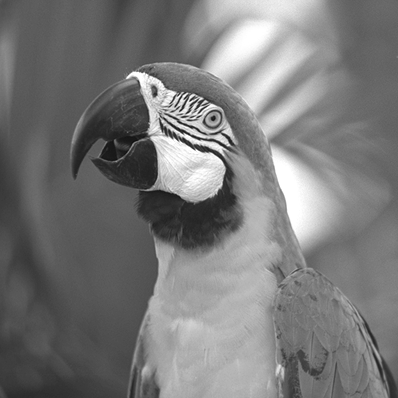
#> input picture im/parrotgray.png, 398 x 398 px
$ jupyter execute Aicha_BOUJANDAR.ipynb
#> lines starting #> are read from the running program, lines starting #| are printed output that depends on the picture
# Expérience 5.4 : Denoising with a total generalized variation prior

Dans cette expérience, on considère un problème de débruitage d'une image observée $y \sim \textit{N}(x,\sigma^2I)$ avec $\sigma >0$ et la loi à priori :
$$p(x|\theta^1,\theta^2) = \frac{1}{Z(\theta^1,\theta^2)} exp\{-TGV_{\theta^1,\theta^2}^2(x) - \epsilon ||x||^2_2\}$$
Avec $\epsilon>0$ et $TGV_{\theta^1,\theta^2}^2(x)$ est une généralisation du second ordre de la régularisation TV, et est définie pour tout $(\theta^1,\theta^2) \in [0,+\infty)^2$ et $x \in \mathbb{R}^d$ par :
$$TGV_{\theta^1,\theta^2}^2(x) = \min\limits_{r \in \mathbb{R}^{2d}} \theta^1||r||_{1,2} + \theta^2 ||J(\Delta x-r)||_{1,Frob}$$
Avec $ \Delta = (\Delta^v,\Delta^h)$  l'opérateur gradient qui calcule les différences horizontales et verticales du premier ordre entre les pixels, et $J$ l'opérateur qui calcule le jacobien du gradient de l'image afin d'obtenir des informations du second ordre sur l'image.

Le problème de débruitage consiste ainsi à chercher l'image  $\hat{x}_{MAP}$ qui résout le problème :

$$argmin_{x \in \mathbb{R}^d} \frac{1}{2\sigma^2} ||y-x||^2_2 + TGV^2_{\theta^1,\theta^2}(x) + \epsilon ||x||^2_2 $$

L'utilisation de la régularisation TGV nécessite de bien choisir les paramètres $(\theta^1,\theta^2)$. La première expérience qu'on va reproduire est celle de la figure 14 de l'article où on montre les différentes images débruités qu'on obtient en fonction des paramètres $(\theta^1,\theta^2)$.

L'implémentation de l'algorithme de débruitage TGV est basée sur le solveur primal-dual 3.1 présenté dans [L. Condat, "A primal-dual splitting method for convex optimization involving Lipschitzian, proximable and linear composite terms] et [Laurent Condat. Matlab code for total generalized variation denoising, 2016], ainsi on suit les étapes suivantes :

> On choisit les paramètres proximaux $\tau$ et $\tau'$, la suite des paramètres de relaxation $(\rho_n)_n$ et les valeurs initiales des variables primales $x$ et $r$ et de la variable duale u. pour $n \in \{0,...,Nbiter\}$ :

1.   $\tilde{x}_{n+1} = prox_{\tau F_x}(x_n - \tau \Delta^*(J^*(u_n))$
2.   $\tilde{r}_{n+1} = prox_{\tau F_r}(r_n + \tau J^*(u_n))$
3.   $\tilde{u}_{n+1} = prox_{\tau' G^*}(u_n - \tau' J(\Delta(2\tilde{x}_{n+1}-x_n)-2\tilde{r}_{n+1}-r_n)$
4.   $(x_{n+1},r_{n+1},u_{n+1}) = (1-\rho_n) * (x_{n},r_{n},u_{n}) + \rho_n * (\tilde{x}_{n+1},\tilde{r}_{n+1},\tilde{u}_{n+1}) $

Avec  :

*   $F_x(x) = \frac{1}{2\sigma^2} ||y-x||^2_2 + \epsilon ||x||^2_2 $ donc $prox_{\tau F_x}(x) = \frac{\sigma^2 x + \tau y}{\sigma^2 + \tau + 2\epsilon \sigma^2 \tau}$
*   $F_r(r) = \theta^1 ||r||_{1,2}$ donc $prox_{\tau F_r}(r) = r - \frac{r}{max(||\frac{r}{\tau \theta^1}||_{1,2}^{*},1)}$
* $G(u) = \theta^2||u||_{1,Frob}$ donc $prox_{\tau' G^*}(u) = \frac{u}{max(||\frac{u}{\theta^2}||_{1,Frob}^*,1)}$
* $L(x,r) = J(\Delta(x)-r)$

(Les détails des calculs sont présentés dans le rapport)

(Les expressions des opérateurs $J^*, \Delta^*, ||||_{1,2}^*, et ||||_{1,Frob}^*$ sont présentées dans le code du solveur [Laurent Condat. Matlab code for total generalized variation denoising, 2016])

[cell 1]
import numpy as np
import matplotlib.pyplot as plt
from scipy.linalg import norm
import os
from scipy import ndimage
from math import sqrt
from skimage.measure import compare_psnr
from skimage.metrics import peak_signal_noise_ratio
import time
import scipy
import pickle
from mpl_toolkits import mplot3d
if os.path.isdir('im_noise') == False :
    os.mkdir('im_noise')
if os.path.isdir('im_denoise') == False :
    os.mkdir('im_denoised')

[cell 2]
#On définit la version "vecteur" dans la fonction puissance qui retourne un array de même dimension que celui en entrée tq output[i,j] = input[i,j]**n pour tout i,j
def puissance(a,n) :
  return a**n
puissance = np.vectorize(puissance)

#On définit la version "vecteur" dans la fonction max qui retourne un array de même dimension que celui en entrée tq output[i,j] = max(input1[i,j],input2) pour tout i,j
def max_vectorized(x,y) :
  return max(x,y)
max_vectorized = np.vectorize(max_vectorized)


# la fonction $prox_{\tau F_r}$
def prox_tau_fr(r,tau,theta1) :
    H,W,n = np.shape(r)
    res = np.zeros((H,W,n))
    a = max_vectorized(np.sqrt(np.sum(puissance(r,2),2))/(tau*theta1),1)
    for i in range(n) :
        res[:,:,i] = r[:,:,i]-r[:,:,i]/a
    return res

# la fonction $prox_{\tau' G*}$
def prox_g_conj(u,theta2) :
    H,W,n = np.shape(u)
    res = np.zeros((H,W,n))
    a = max_vectorized(np.sqrt(np.sum(puissance(u,2),2))/theta2,1)
    for i in range(n) :
        res[:,:,i] = u[:,:,i]/a
    return res


# La fonction du débruitage TGV :
def TGVdenoising(y,theta1,theta2,sigma,Nbiter) :
    rho = 1.99
    tau = 0.1*(sigma**2)
    tau_prime = 1/tau/72
    epsilon = 1e-10
    nl,nc=np.shape(y)

  #Définition des opérateurs \Delta, J et leurs conjugués, et définition de la fonction prox_{tau F_x}
    opD = lambda x : np.stack((np.block([[np.diff(x,1,axis=0)],[np.zeros((1,nc))]]),np.block([np.diff(x,1,axis=1),np.zeros((nl,1))])),axis=-1)
    opDadj = lambda u :  np.block([[-u[0,:,0].reshape(1,-1)],[-np.diff(u[0:-1,:,0],1,axis=0)],[u[-2,:,0].reshape(1,-1)]]) + np.block([-u[:,0,1].reshape(-1,1),-np.diff(u[:,0:-1,1],1,axis=1),u[:,-2,1].reshape(-1,1)])
    opJ = lambda r :  np.stack((np.block([[r[0,:,0].reshape(1,-1)],[np.diff(r[:,:,0],1,axis=0)]]),np.block([np.diff(r[:,:,0],1,axis=1),np.zeros((nl,1))]),np.block([r[:,0,1].reshape(-1,1),np.diff(r[:,:,1],1,axis=1)]),np.block([[np.diff(r[:,:,1],1,axis=0)],[np.zeros((1,nc))]])),axis=-1)
    opJadj = lambda u : np.stack((np.block([[-np.diff(u[:,:,0],1,axis=0)],[u[-1,:,0].reshape(1,-1)]]) - np.block([u[:,0,1].reshape(-1,1),np.diff(u[:,:,1],1,axis=1)]),np.block([-np.diff(u[:,:,2],1,axis=1),u[:,-1,2].reshape(-1,1)]) - np.block([[u[0,:,3].reshape(1,-1)],[np.diff(u[:,:,3],1,axis=0)]])),axis=-1)
    prox_tau_fx = lambda x : ((sigma**2)*x+tau*y)/(sigma**2+tau+2*tau*epsilon*(sigma**2))


    x2 = y
    r2 = np.zeros((nl,nc,2))
    u2 = np.zeros((nl,nc,4))
  #Ligne à décommenter si on veut tester la convergence de l'algorithme
    #cost = norm(x2-y,'fro')/(2*(sigma**2)) + theta1*np.sum(np.sum(np.sqrt(np.sum(puissance(r2,2),2))))+theta2*np.sum(np.sum(np.sqrt(np.sum(puissance(opJ(opD(x2)-r2),2),2))))
    #start = time.time()

    for i in range(Nbiter):
        tmp = tau*opJadj(u2)
        x = prox_tau_fx(x2-opDadj(tmp))
        r = prox_tau_fr(r2+tmp,tau,theta1)
        u = prox_g_conj(u2+tau_prime*opJ(opD(2*x-x2)-(2*r-r2)),theta2)
        x2 = x2+rho*(x-x2)
        r2 = r2+rho*(r-r2)
        u2 = u2+rho*(u-u2)
    #Lignes à décommenter si on veut tester la convergence de l'algorithme
        #cost = norm(x-y,'fro')/(2*(sigma**2)) + theta1*np.sum(np.sum(np.sqrt(np.sum(puissance(r,2),2))))+theta2*np.sum(np.sum(np.sqrt(np.sum(puissance(opJ(opD(x)-r),2),2))))
        #if i%25 == 0 :
            #print("iteration : ",i," cost : ",cost," time : ",time.time()-start)
    return x

# Test de l'algorithme de débruitage TGV avec différentes valeurs de $\theta^1, \theta^2$

On reproduit les résultats présentés dans la figure 14. Pour ce faire, on choisit les valeurs de $\theta^1$ dans la liste [1,10,100], et celles de $\theta^2$ dans [1.5,15,150]. On teste l'algorithme pour  une image y telle que le ratio SNR = 5.6 db. L'image originale est l'image test $\textit{parrot}$.

[cell 3]
Nbiter= 400
theta1_list = [1,10,100]
theta2_list = [1.5,15,150]

fig = plt.figure(figsize=(10, 10))
columns = 3
rows = 3
i = 1
ax = []
psnr = []

im = 'parrotgray.png'
real  = plt.imread('./im/'+im)
#> real is the input picture: shape (398, 398) float32; min 0.0549, max 1, mean 0.474
SNR = 5.6
sigma = 10**(-SNR/10)* ndimage.mean(real)
#> sigma = 0.131
nr,nc = real.shape
#> nr = 398; nc = 398
y = real+np.random.randn(nr,nc)*sigma
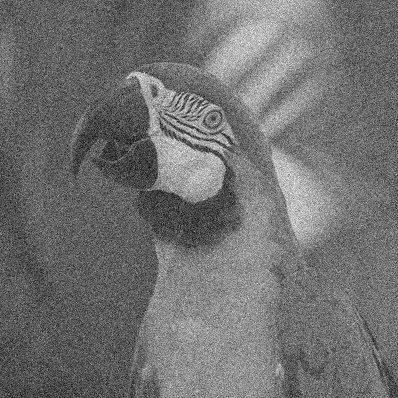
#> y: shape (398, 398) float64; min -0.305, max 1.45, mean 0.475; drawn with min black and max white
plt.imsave('./im_noise/parrot56.png',y,cmap='gray')
np.save('./parrot56.npy',y)

for theta1 in theta1_list :
  for theta2 in theta2_list :
    x = TGVdenoising(y,theta1,theta2,sigma,Nbiter)
    ax.append( fig.add_subplot(rows, columns, i) )
    psnr.append(peak_signal_noise_ratio(real,x))
    if i in [1,4,7] :
      ax[-1].set_ylabel('theta1 = '+ str(theta1))
    if i in [1,2,3] :
      ax[-1].set_title("theta2 = "+ str(theta2))
    plt.xticks([], [])
    plt.yticks([], [])
    plt.imshow(x,cmap='gray')
    i += 1
